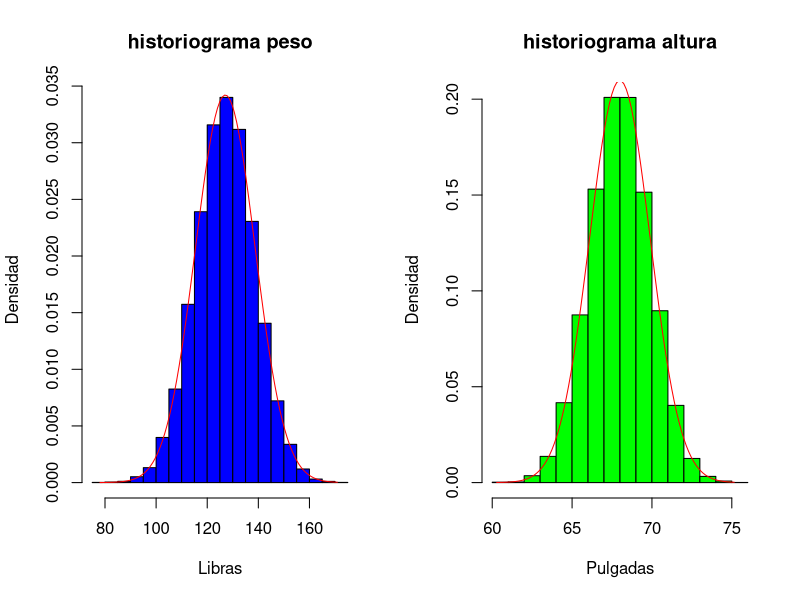
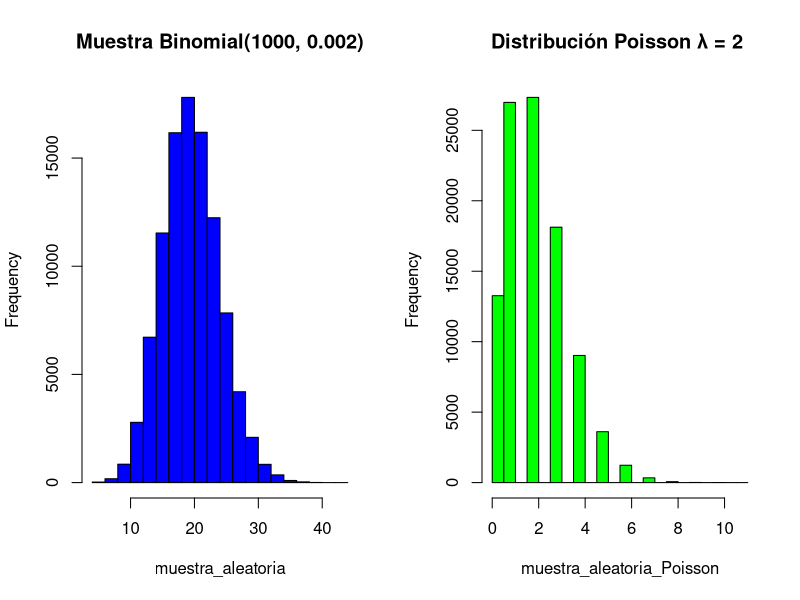

Write R code to recreate these figures, in order.
#P2
data_SOCR = read.table("SOCR.dat", header = TRUE)

par(mfrow = c(1, 2))

#hsitoriograma del peso
hist(data_SOCR$weight, main = "historiograma peso", xlab = "Libras", ylab = "Densidad", freq = FALSE, col="blue")

#curva de densidad de la normal asociada al historiograma peso
x_weight = seq(min(data_SOCR$weight), max(data_SOCR$weight), length = 100)
y_weight = dnorm(x_weight, mean(data_SOCR$weight), sd(data_SOCR$weight))
lines(x_weight, y_weight, col = "red")

#historiograma de altura
hist(data_SOCR$height, main = "historiograma altura", xlab = "Pulgadas", ylab = "Densidad", freq = FALSE, col="green")

#curva de densidad de la normal asociada al historiograma altura
x_height = seq(min(data_SOCR$height), max(data_SOCR$height), length = 100)
y_height = dnorm(x_height, mean(data_SOCR$height), sd(data_SOCR$height))
lines(x_height, y_height, col = "red")


#calcular media de altura
cat("Media Altura:")
mean(data_SOCR$height)

#calcular desviación estándar altura
cat("Desviacion estandar altura:")
sd(data_SOCR$height)

#calcular media peso
cat("Media Peso:")
mean(data_SOCR$weight)

#calcular desviación estándar peso
cat("Desviacion estandar peso:")
sd(data_SOCR$weight)

#calcular probabilidad que una persona tenga altura entre 66 y 69 pulgadas
cat("Probabilidad altura entre 66 y 69:")
pnorm(69, mean(data_SOCR$height), sd(data_SOCR$height)) - pnorm(66, mean(data_SOCR$height), sd(data_SOCR$height))

#calcular posibilidad que una persona tenga un peso mayor a 134 libras
cat("Probabilidad peso mayor a 134:")
1 - pnorm(134, mean(data_SOCR$weight), sd(data_SOCR$weight))

#calcular probabilidad que al menos 4 de las 20 personas seleccionadas tengan una altura mayor a 50 pulgadas
cat("Probabilidad al menos 4 tengan altura mayor a 50:")
Nrow = nrow(data_SOCR)
1 - pbinom(3, 20, sum(data_SOCR$height > 50)/Nrow) #todas las personas son mayores a 50 pulgadas

#calcular probabilidad que al menos 4 de las 20 personas seleccionadas tengan altura mayor a 70 pulgadas y 11 menos de 70 pulgadas
cat("Probabilidad al menos 4 tengan altura mayor a 70 y 11 menos de 70:")
sumMas70 = sum(data_SOCR$height > 70)
p1 = sum(dhyper(4:20, sumMas70, Nrow-sumMas70, 20))
p2 = sum(dhyper(0:9, Nrow-sumMas70, sumMas70, 20))
p3 = sum(dhyper(0:10, Nrow-sumMas70, sumMas70, 20))
p4 = sum(dhyper(0:11, Nrow-sumMas70, sumMas70, 20))

ptotal = p1 + p2 + p3 + p4
ptotal

#calcular cuantil 0.10 variable peso
cat("Cuantil 0.10 variable peso:") 
quantile(data_SOCR$weight, 0.1)

#calcular cuantil 0.60 variable altura
cat("Cuantil 0.60 variable altura:")
quantile(data_SOCR$height, 0.6)


#generación de muestra aleatoria de tamaño 100000 con probabilidad de salir cara de 0.002%
#a partir de distribución binomial. Se guardará como muestra_aleatoria
n = 100000
size = 10000
prob = 0.002
λ = 2
muestra_aleatoria = rbinom(n, size, prob)
#historiograma de muestra_aleatoria
hist(muestra_aleatoria, col = "blue", main = "Muestra Binomial(1000, 0.002)")

#realizar nueva muestra aleatoria
muestra_aleatoria_Poisson = rpois(n, λ)
#historiograma de muestra_aleatoria_Poisson
hist(muestra_aleatoria_Poisson, col = "green", main = "Distribución Poisson λ = 2 ")
